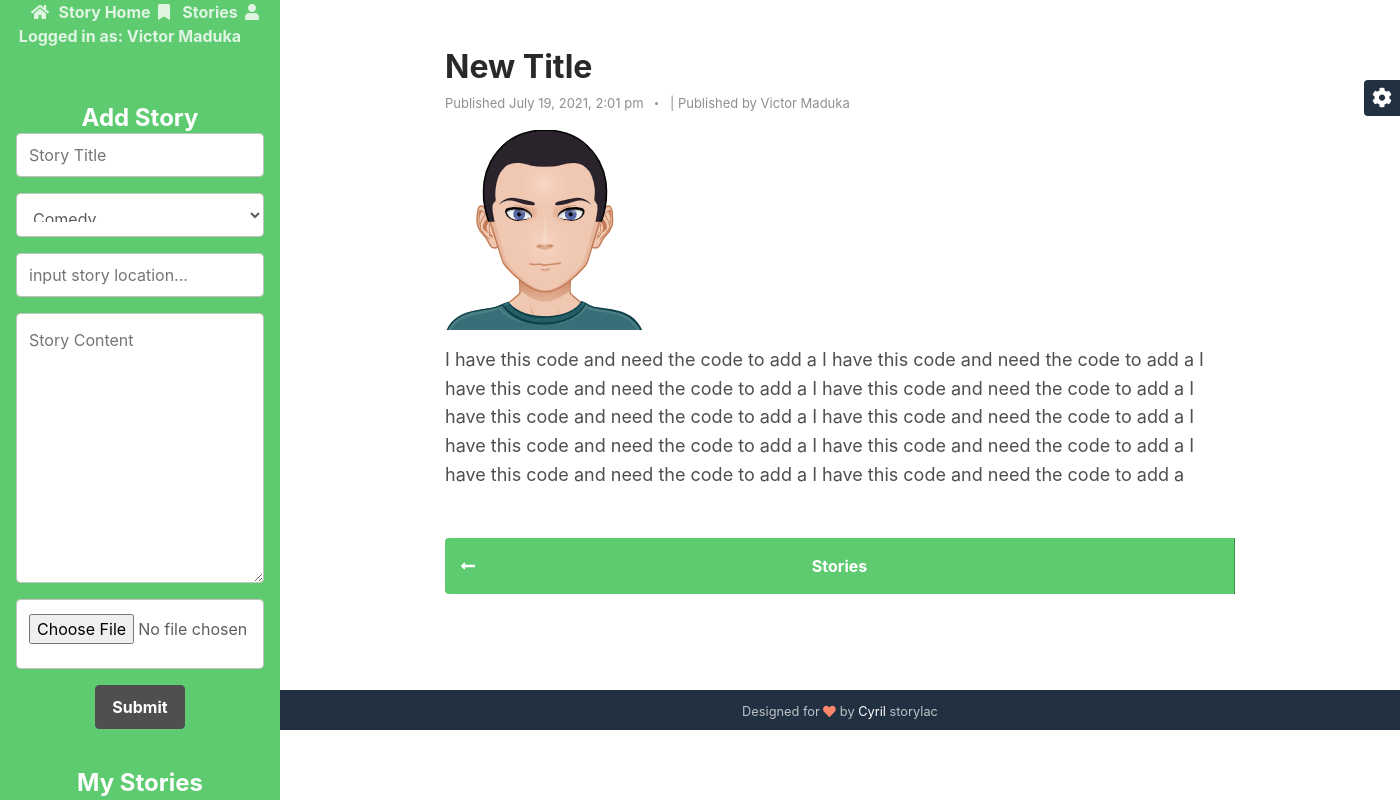
Screenshot of /blog-post.php?id=4 (signed in) with the database file from the repository.
### tables this page shows
CREATE TABLE `stories` (
  `id` int(11) NOT NULL,
  `category` text,
  `story_title` text NOT NULL,
  `story_body` text NOT NULL,
  `location` text NOT NULL,
  `photo` text NOT NULL,
  `user_id` text NOT NULL,
  `name` text,
  `posted_on` text NOT NULL
);

### blog-post.php (the view, shortened to what this page needs)
<!DOCTYPE html>
<html lang="en">
<?php include('navs/head.php');?>
<body>
    <?php include('navs/header.php'); ?>
    <div class="main-wrapper">
	    <article class="blog-post px-3 py-5 p-md-5">
	    	<?php
            $stmt = $conn->prepare("SELECT * FROM stories WHERE id=?");
            $stmt->execute([$_GET['id']]);
            $story = $stmt->fetch();
            if($story)
            {
	    	?>
		    <div class="container">
			    <header class="blog-post-header">
				    <h2 class="title mb-2"><?php echo $story['story_title']; ?></h2>
				    <div class="meta mb-3"><span class="date">Published <?php echo $res['posted_on']; ?> </span> | <span class="date">Published by <?php echo $story['name']; ?> </span></div>
			    </header>
			    <div class="blog-post-body">
				    <figure class="blog-banner">
				        <a href="https://made4dev.com"><img class="img-fluid" src="<?php echo $story['photo'] ?>" alt="image"></a>
				    </figure>
				    <p><?php echo $story['story_body']; ?> </p>
			    </div>
			    <nav class="blog-nav nav nav-justified my-5">
				  <a class="nav-link-prev nav-item nav-link rounded-left" href="/storries">Stories<i class="arrow-prev fas fa-long-arrow-alt-left"></i></a>
				</nav>
		    </div>
		<?php }?>
	    </article>
	  <?php include('navs/footer.php');?>
    </div>
    <div id="config-panel" class="config-panel d-none d-lg-block">
        <div class="panel-inner">
            <a id="config-trigger" class="config-trigger config-panel-hide text-center" href="#"><i class="fas fa-cog fa-spin mx-auto" data-fa-transform="down-6" ></i></a>
        </div>
    </div>
</body>
</html>

### rows the page displays
stories: story_title "New Title", name "Victor Maduka", photo (picture), story_body "I have this code and need the code to add a I have this code and need the code to add a I have this code and need the code to add a I have this code and need the code to add a I have this code and need the code to add a I have this code and need the code to add a I have this code and need the code to add a I have this code and need the code to add a I have this code and need the code to add a I have this code and need the code to add a"
stories: posted_on "July 19, 2021, 2:01 pm"

### other values shown
$_SESSION['name'] "Victor Maduka"
